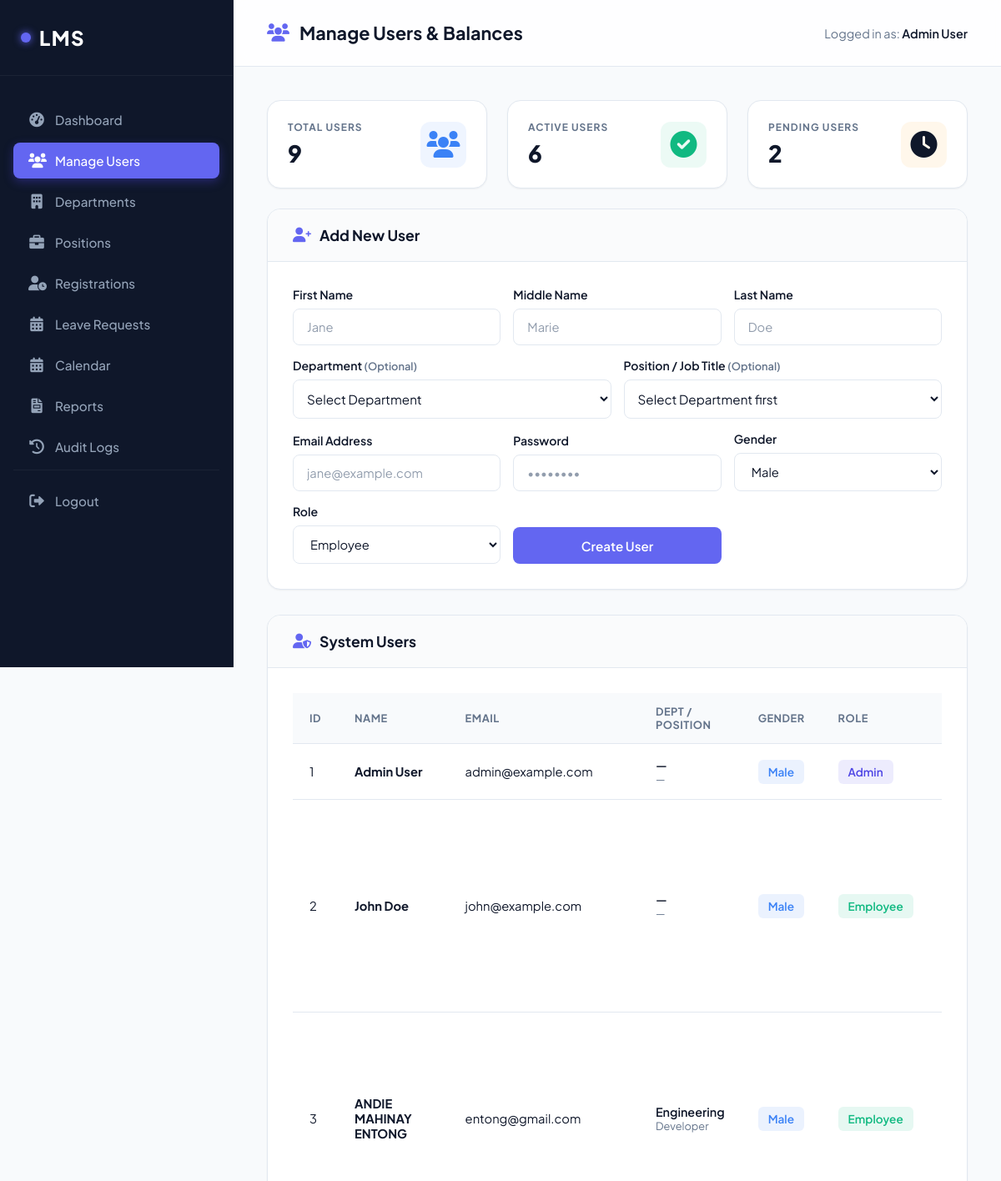
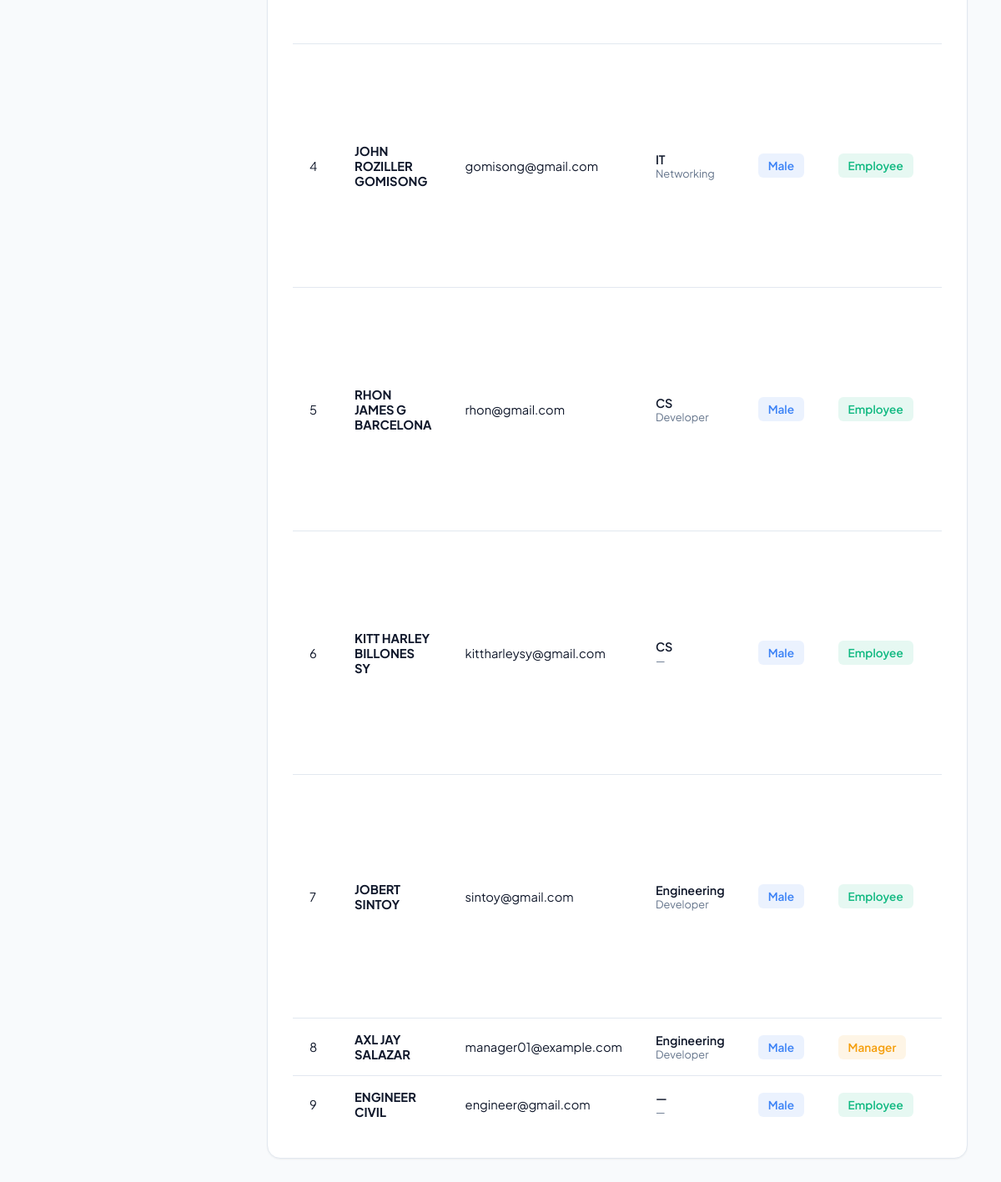
The page /manage_users.php (signed in) on the database its author committed (2 pictures, top to bottom).
### tables this page shows
CREATE TABLE `users` (
  `id` int(11) NOT NULL,
  `name` varchar(100) NOT NULL,
  `email` varchar(100) NOT NULL,
  `password` varchar(255) NOT NULL,
  `role` enum('Employee','Manager','Admin') DEFAULT 'Employee',
  `status` enum('Pending','Active','Rejected') NOT NULL DEFAULT 'Pending',
  `department` varchar(100) DEFAULT NULL,
  `department_id` int(11) DEFAULT NULL,
  `position` varchar(100) DEFAULT NULL,
  `position_id` int(11) DEFAULT NULL,
  `first_name` varchar(100) DEFAULT NULL,
  `middle_name` varchar(100) DEFAULT NULL,
  `last_name` varchar(100) DEFAULT NULL,
  `gender` enum('Male','Female') NOT NULL DEFAULT 'Male'
);

CREATE TABLE `departments` (
  `id` int(11) NOT NULL,
  `name` varchar(100) NOT NULL,
  `description` text DEFAULT NULL,
  `manager_id` int(11) DEFAULT NULL,
  `created_at` datetime DEFAULT current_timestamp()
);

CREATE TABLE `positions` (
  `id` int(11) NOT NULL,
  `department_id` int(11) NOT NULL,
  `title` varchar(100) NOT NULL,
  `job_description` text DEFAULT NULL,
  `created_at` datetime DEFAULT current_timestamp()
);

### includes/auth_check.php (called while the page is built, shortened)
<?php
function e($value) {
    return htmlspecialchars($value ?? '', ENT_QUOTES, 'UTF-8');
}
?>

### manage_users.php (the view, shortened to what this page needs)
<?php
require_once 'includes/config.php';
require_once 'includes/auth_check.php';
$stmt = $pdo->query("
    SELECT u.*, d.name AS dept_name, p.title AS pos_name
    FROM users u
    LEFT JOIN departments d ON u.department_id = d.id
    LEFT JOIN positions p ON u.position_id = p.id
    ORDER BY u.id ASC
");
$users = $stmt->fetchAll();
$total_users = count($users);
$active_users = 0;
$pending_users = 0;
foreach ($users as $u) {
    if ($u['status'] === 'Active') $active_users++;
    if ($u['status'] === 'Pending') $pending_users++;
}
?>
<!DOCTYPE html>
<html lang="en">
<head>
    <link rel="stylesheet" href="assets/style.css">
    <link rel="stylesheet" href="https://cdnjs.cloudflare.com/ajax/libs/font-awesome/6.0.0/css/all.min.css">
</head>
<body>
    <?php include 'includes/sidebar.php'; ?>
    <div class="main-content">
        <div class="top-nav">
            <h2><i class="fas fa-users"></i> Manage Users & Balances</h2>
            <div class="user-info">
                <span>Logged in as: <strong><?php echo e($_SESSION['name']); ?></strong></span>
            </div>
        </div>
        <div class="content-wrapper">
            <div class="stats-container" style="margin-bottom: 24px;">
                <div class="stat-card">
                    <div class="stat-info">
                        <strong>Total Users</strong>
                        <div class="value"><?php echo $total_users; ?></div>
                    </div>
                    <div class="stat-icon" style="background: rgba(59, 130, 246, 0.08); color: #3b82f6;">
                        <i class="fas fa-users"></i>
                    </div>
                </div>
                <div class="stat-card">
                    <div class="stat-info">
                        <strong>Active Users</strong>
                        <div class="value"><?php echo $active_users; ?></div>
                    </div>
                    <div class="stat-icon" style="background: rgba(16, 185, 129, 0.08); color: #10b981;">
                        <i class="fas fa-check-circle"></i>
                    </div>
                </div>
                <div class="stat-card">
                    <div class="stat-info">
                        <strong>Pending Users</strong>
                        <div class="value"><?php echo $pending_users; ?></div>
                    </div>
                    <div class="stat-icon" style="background: rgba(245, 158, 11, 0.08); color: var(--warning);">
                        <i class="fas fa-clock"></i>
                    </div>
                </div>
            </div>
            <div class="card">
                <div class="card-header">
                    <h3><i class="fas fa-user-plus"></i> Add New User</h3>
                </div>
                <div class="card-body">
                    <form method="POST" style="display: flex; flex-direction: column; gap: 15px;">
                        <div style="display: grid; grid-template-columns: repeat(auto-fit, minmax(150px, 1fr)); gap: 15px;">
                            <div class="form-group" style="margin-bottom: 0;">
                                <label>First Name</label>
                                <input type="text" name="first_name" required placeholder="Jane">
                            </div>
                            <div class="form-group" style="margin-bottom: 0;">
                                <label>Middle Name</label>
                                <input type="text" name="middle_name" placeholder="Marie">
                            </div>
                            <div class="form-group" style="margin-bottom: 0;">
                                <label>Last Name</label>
                                <input type="text" name="last_name" required placeholder="Doe">
                            </div>
                        </div>
                        <div style="display: grid; grid-template-columns: 1fr 1fr; gap: 15px;">
                            <div class="form-group" style="margin-bottom: 0;">
                                <label>Department <span style="font-size:0.8rem; color:var(--text-muted)">(Optional)</span></label>
                                <select name="department_id" id="add-dept" onchange="loadPositions(this.value,'add-pos')" style="width:100%;padding:12px;border:1px solid var(--border);border-radius:8px;background:#fff;font-size:0.95rem;">
                                    <option value="">Select Department</option>
                                </select>
                            </div>
                            <div class="form-group" style="margin-bottom: 0;">
                                <label>Position / Job Title <span style="font-size:0.8rem; color:var(--text-muted)">(Optional)</span></label>
                                <select name="position_id" id="add-pos" style="width:100%;padding:12px;border:1px solid var(--border);border-radius:8px;background:#fff;font-size:0.95rem;">
                                    <option value="">Select Department first</option>
                                </select>
                            </div>
                        </div>
                        <div style="display: grid; grid-template-columns: repeat(auto-fit, minmax(200px, 1fr)); gap: 15px; align-items: end;">
                            <div class="form-group" style="margin-bottom: 0;">
                                <label>Email Address</label>
                                <input type="email" name="email" required placeholder="jane@example.com">
                            </div>
                            <div class="form-group" style="margin-bottom: 0;">
                                <label>Password</label>
                                <input type="password" name="password" required placeholder="••••••••">
                            </div>
                            <div class="form-group" style="margin-bottom: 0;">
                                <label>Gender</label>
                                <select name="gender" required>
                                    <option value="Male">Male</option>
                                </select>
                            </div>
                            <div class="form-group" style="margin-bottom: 0;">
                                <label>Role</label>
                                <select name="role" required>
                                    <option value="Employee">Employee</option>
                                </select>
                            </div>
                            <div class="form-group" style="margin-bottom: 0;">
                                <button type="submit" name="add_user" style="width: 100%; height: 44px;">Create User</button>
                            </div>
                        </div>
                    </form>
                </div>
            </div>
            <div class="card">
                <div class="card-header">
                    <h3><i class="fas fa-user-shield"></i> System Users</h3>
                </div>
                <div class="card-body">
                    <div class="table-responsive">
                        <table>
                            <thead>
                                <tr>
                                    <th>ID</th>
                                    <th>Name</th>
                                    <th>Email</th>
                                    <th>Dept / Position</th>
                                    <th>Gender</th>
                                    <th>Role</th>
                                    <th>Status</th>
                                </tr>
                            </thead>
                            <tbody>
                                <?php foreach ($users as $user): ?>
                                    <tr>
                                        <td><?php echo e($user['id']); ?></td>
                                        <td><strong><?php echo e($user['name']); ?></strong></td>
                                        <td><?php echo e($user['email']); ?></td>
                                        <td>
                                            <div style="font-size: 0.9rem; font-weight: 600;"><?php echo e($user['dept_name'] ?: ($user['department'] ?: '—')); ?></div>
                                            <div style="font-size: 0.8rem; color: var(--text-muted);"><?php echo e($user['pos_name'] ?: ($user['position'] ?: '—')); ?></div>
                                        </td>
                                        <td>
                                            <?php
                                            $gender_val = $user['gender'] ?? '';
                                            $gender_color = $gender_val === 'Female' ? '#d946ef' : '#3b82f6';
                                            $gender_bg = $gender_val === 'Female' ? 'rgba(217, 70, 239, 0.1)' : 'rgba(59, 130, 246, 0.1)';
                                            ?>
                                            <span class="badge" style="background: <?php echo $gender_bg; ?>; color: <?php echo $gender_color; ?>; border-radius: 6px; padding: 6px 12px; font-size: 0.85rem; font-weight: 600;">
                                                <?php echo e($gender_val ?: 'N/A'); ?>
                                            </span>
                                        </td>
                                        <td>
                                            <?php
                                            $role_color = '#10b981';
                                            $role_bg = 'rgba(16, 185, 129, 0.1)';
                                            if ($user['role'] === 'Admin') { $role_color = '#4f46e5'; $role_bg = 'rgba(79, 70, 229, 0.1)'; }
                                            if ($user['role'] === 'Manager') { $role_color = '#f59e0b'; $role_bg = 'rgba(245, 158, 11, 0.1)'; }
                                            ?>
                                            <span class="badge" style="background: <?php echo $role_bg; ?>; color: <?php echo $role_color; ?>; border-radius: 6px; padding: 6px 12px; font-size: 0.85rem; font-weight: 600;">
                                                <?php echo e($user['role']); ?>
                                            </span>
                                        </td>
                                        <td>
                                        </td>
                                    </tr>
                                <?php endforeach; ?>
                            </tbody>
                        </table>
                    </div>
                </div>
            </div>
        </div>
    </div>
</body>
</html>

### rows shown on the page
users: id "1", name "Admin User", email "admin@example.com", department "—", position "—", gender "Male", role "Admin"
users: id "2", name "John Doe", email "john@example.com", department "—", position "—", gender "Male", role "Employee"
users: id "3", name "ANDIE MAHINAY ENTONG", email "entong@gmail.com", department.name "Engineering", position.title "Developer", gender "Male", role "Employee"
users: id "4", name "JOHN ROZILLER GOMISONG", email "gomisong@gmail.com", department.name "IT", position.title "Networking", gender "Male", role "Employee"
users: id "5", name "RHON JAMES G BARCELONA", email "rhon@gmail.com", department.name "CS", position.title "Developer", gender "Male", role "Employee"
users: id "6", name "KITT HARLEY BILLONES SY", email "kittharleysy@gmail.com", department.name "CS", position "—", gender "Male", role "Employee"
users: id "7", name "JOBERT SINTOY", email "sintoy@gmail.com", department.name "Engineering", position.title "Developer", gender "Male", role "Employee"
users: id "8", name "AXL JAY SALAZAR", email "manager01@example.com", department.name "Engineering", position.title "Developer", gender "Male", role "Manager"
users: id "9", name "ENGINEER CIVIL", email "engineer@gmail.com", department "—", position "—", gender "Male", role "Employee"

### other values the page prints
$_SESSION['name'] "Admin User"
$total_users "9"
$active_users "6"
$pending_users "2"
